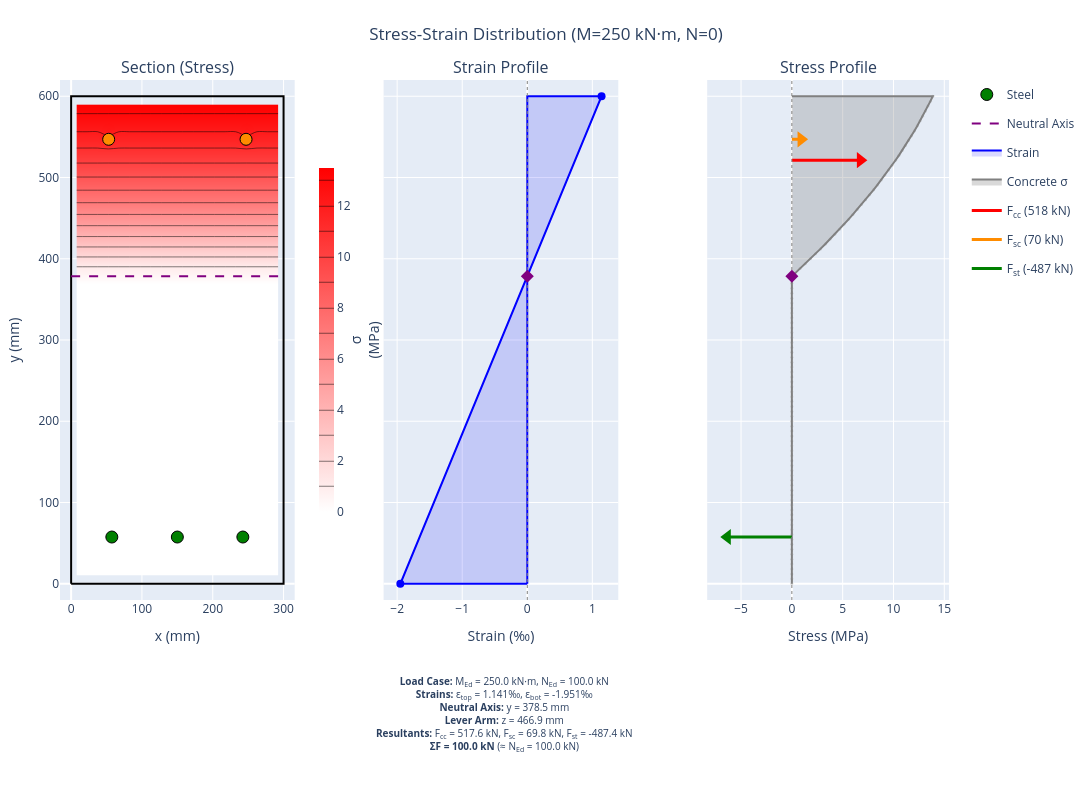

Here is the notebook cell this chart was saved with:
### Markdown cell above
### 2.4 Stress-Strain Visualization

Visualize the strain profile and stress distribution for a specific load case.

### Code cell
# Visualize stress-strain for LC1 (pure bending)
bending_check.plot_stress_strain(
    M_Ed=250,
    N_Ed=100,
    title="Stress-Strain Distribution (M=250 kN·m, N=0)",
    section_render="filled",
    height=800,
    show=False,
)

### Figure 1 — Plotly figure (JSON) as saved in the notebook; plotly's stock layout.template omitted (floating-point values rounded to 4 significant figures; data arrays with more than 128 entries replaced by an {"elided": "..."} marker saying what was removed)
{"data": [{"line": {"color": "black", "width": 2}, "mode": "lines", "name": "Section outline", "showlegend": false, "type": "scatter", "x": [0, 300, 300, 0, 0], "xaxis": "x", "y": [0, 0, 600, 600, 0], "yaxis": "y"}, {"colorbar": {"len": 0.7, "thickness": 15, "title": {"side": "right", "text": "σ<br>(MPa)"}, "x": 0.28, "y": 0.5}, "colorscale": [[0, "white"], [1, "red"]], "contours": {"coloring": "heatmap"}, "hovertemplate": "x: %{x:.1f} mm<br>y: %{y:.1f} mm<br>σ: %{z:.2f} MPa<extra>Concrete</extra>", "name": "Concrete", "showlegend": false, "showscale": true, "type": "contour", "x": [7.5, 22.5, 37.5, 52.5, 67.5, 82.5, 97.5, 112.5, 127.5, 142.5, 157.5, 172.5, 187.5, 202.5, 217.5, 232.5, 247.5, 262.5, 277.5, 292.5], "xaxis": "x", "y": [10.0, 30.0, 50.0, 70.0, 90.0, 110.0, 130.0, 150.0, 170.0, 190.0, 210.0, 230.0, 250.0, 270.0, 290.0, 310.0, 330.0, 350.0, 370.0, 390.0, 410.0, 430.0, 450.0, 470.0, 490.0, 510.0, 530.0, 550.0, 570.0, 590.0], "yaxis": "y", "z": {"elided": "30x20 float values"}, "zmax": 13.48, "zmin": 0}, {"customdata": [[-331.0, -1.655, -162.5], [-331.0, -1.655, -162.5], [-331.0, -1.655, -162.5], [173.7, 0.8683, 34.92], [173.7, 0.8683, 34.92]], "hovertemplate": "x: %{x:.1f} mm<br>y: %{y:.1f} mm<br>σ: %{customdata[0]:.1f} MPa<br>ε: %{customdata[1]:.3f} ‰<br>F: %{customdata[2]:.1f} kN<br><extra>Steel</extra>", "marker": {"color": ["green", "green", "green", "darkorange", "darkorange"], "line": {"color": "black", "width": 1}, "size": 12}, "mode": "markers", "name": "Steel", "showlegend": true, "type": "scatter", "x": [57.5, 150.0, 242.5, 53.0, 247.0], "xaxis": "x", "y": [57.5, 57.5, 57.5, 547.0, 547.0], "yaxis": "y"}, {"line": {"color": "purple", "dash": "dash", "width": 2}, "mode": "lines", "name": "Neutral Axis", "showlegend": true, "type": "scatter", "x": [0, 300], "xaxis": "x", "y": [378.5, 378.5], "yaxis": "y"}, {"fill": "toself", "fillcolor": "rgba(0, 0, 255, 0.15)", "hovertemplate": "ε: %{x:.3f} ‰<br>y: %{y:.1f} mm<extra></extra>", "line": {"color": "blue", "width": 2}, "mode": "lines", "name": "Strain", "type": "scatter", "x": [0, -1.951, 1.141, 0, 0], "xaxis": "x2", "y": [0, 0, 600, 600, 0], "yaxis": "y2"}, {"hovertemplate": "ε: %{x:.3f} ‰<br>y: %{y:.1f} mm<extra></extra>", "marker": {"color": "blue", "size": 8}, "mode": "markers", "showlegend": false, "type": "scatter", "x": [-1.951, 1.141], "xaxis": "x2", "y": [0, 600], "yaxis": "y2"}, {"line": {"color": "gray", "dash": "dot", "width": 1}, "mode": "lines", "showlegend": false, "type": "scatter", "x": [0, 0], "xaxis": "x2", "y": [-20, 620], "yaxis": "y2"}, {"hovertemplate": "Neutral Axis<br>y: 378.5 mm<extra></extra>", "marker": {"color": "purple", "size": 10, "symbol": "diamond"}, "mode": "markers", "name": "NA", "showlegend": false, "type": "scatter", "x": [0], "xaxis": "x2", "y": [378.5], "yaxis": "y2"}, {"fill": "toself", "fillcolor": "rgba(128, 128, 128, 0.3)", "hoverinfo": "skip", "legendgroup": "concrete_stress", "line": {"color": "gray", "width": 2}, "mode": "lines", "name": "Concrete σ", "type": "scatter", "x": [0.0, 0.0, 0.0, 0.0, 0.0, 0.0, 0.0, 0.0, 0.0, 0.0, 0.0, 0.0, 0.0, 0.0, 0.0, 0.0, 0.0, 0.0, 0.0, 0.0, 0.0, 0.0, 0.0, 0.0, 0.0, 0.0, 0.0, 0.0, 0.0, 0.0, 0.0, 0.0, 0.0, 0.0, 0.0, 0.0, 0.0, 0.0, 0.0, 0.0, 0.0, 0.0, 0.0, 0.0, 0.0, 0.0, 0.0, 0.0, 0.0, 0.0, 0.0, 0.0, 0.0, 0.0, 0.0, 0.0, 0.0, 0.0, 0.0, 0.0, 0.0, 0.0, 0.0, 0.0, 0.2856, 0.808, 1.322, 1.828, 2.326, 2.815, 3.296, 3.768, 4.233, 4.689, 5.137, 5.576, 6.007, 6.43, 6.845, 7.251, 7.649, 8.039, 8.42, 8.794, 9.158, 9.515, 9.863, 10.2, 10.53, 10.86, 11.17, 11.48, 11.78, 12.07, 12.35, 12.62, 12.89, 13.15, 13.4, 13.64, 13.87, 0.0], "xaxis": "x3", "y": [0.0, 0.0, 6.061, 12.12, 18.18, 24.24, 30.3, 36.36, 42.42, 48.48, 54.55, 60.61, 66.67, 72.73, 78.79, 84.85, 90.91, 96.97, 103.0, 109.1, 115.2, 121.2, 127.3, 133.3, 139.4, 145.5, 151.5, 157.6, 163.6, 169.7, 175.8, 181.8, 187.9, 193.9, 200.0, 206.1, 212.1, 218.2, 224.2, 230.3, 236.4, 242.4, 248.5, 254.5, 260.6, 266.7, 272.7, 278.8, 284.8, 290.9, 297.0, 303.0, 309.1, 315.2, 321.2, 327.3, 333.3, 339.4, 345.5, 351.5, 357.6, 363.6, 369.7, 375.8, 381.8, 387.9, 393.9, 400.0, 406.1, 412.1, 418.2, 424.2, 430.3, 436.4, 442.4, 448.5, 454.5, 460.6, 466.7, 472.7, 478.8, 484.8, 490.9, 497.0, 503.0, 509.1, 515.2, 521.2, 527.3, 533.3, 539.4, 545.5, 551.5, 557.6, 563.6, 569.7, 575.8, 581.8, 587.9, 593.9, 600.0, 600.0], "yaxis": "y3"}, {"hovertemplate": "%{text}<extra>Concrete</extra>", "legendgroup": "concrete_stress", "marker": {"color": "gray", "opacity": 0.3, "size": 3}, "mode": "markers", "showlegend": false, "text": ["σ: 0.00 MPa<br>ε: -1.951 ‰<br>y: 0.0 mm", "σ: 0.00 MPa<br>ε: -1.920 ‰<br>y: 6.1 mm", "σ: 0.00 MPa<br>ε: -1.889 ‰<br>y: 12.1 mm", "σ: 0.00 MPa<br>ε: -1.857 ‰<br>y: 18.2 mm", "σ: 0.00 MPa<br>ε: -1.826 ‰<br>y: 24.2 mm", "σ: 0.00 MPa<br>ε: -1.795 ‰<br>y: 30.3 mm", "σ: 0.00 MPa<br>ε: -1.764 ‰<br>y: 36.4 mm", "σ: 0.00 MPa<br>ε: -1.733 ‰<br>y: 42.4 mm", "σ: 0.00 MPa<br>ε: -1.701 ‰<br>y: 48.5 mm", "σ: 0.00 MPa<br>ε: -1.670 ‰<br>y: 54.5 mm", "σ: 0.00 MPa<br>ε: -1.639 ‰<br>y: 60.6 mm", "σ: 0.00 MPa<br>ε: -1.608 ‰<br>y: 66.7 mm", "σ: 0.00 MPa<br>ε: -1.576 ‰<br>y: 72.7 mm", "σ: 0.00 MPa<br>ε: -1.545 ‰<br>y: 78.8 mm", "σ: 0.00 MPa<br>ε: -1.514 ‰<br>y: 84.8 mm", "σ: 0.00 MPa<br>ε: -1.483 ‰<br>y: 90.9 mm", "σ: 0.00 MPa<br>ε: -1.451 ‰<br>y: 97.0 mm", "σ: 0.00 MPa<br>ε: -1.420 ‰<br>y: 103.0 mm", "σ: 0.00 MPa<br>ε: -1.389 ‰<br>y: 109.1 mm", "σ: 0.00 MPa<br>ε: -1.358 ‰<br>y: 115.2 mm", "σ: 0.00 MPa<br>ε: -1.326 ‰<br>y: 121.2 mm", "σ: 0.00 MPa<br>ε: -1.295 ‰<br>y: 127.3 mm", "σ: 0.00 MPa<br>ε: -1.264 ‰<br>y: 133.3 mm", "σ: 0.00 MPa<br>ε: -1.233 ‰<br>y: 139.4 mm", "σ: 0.00 MPa<br>ε: -1.201 ‰<br>y: 145.5 mm", "σ: 0.00 MPa<br>ε: -1.170 ‰<br>y: 151.5 mm", "σ: 0.00 MPa<br>ε: -1.139 ‰<br>y: 157.6 mm", "σ: 0.00 MPa<br>ε: -1.108 ‰<br>y: 163.6 mm", "σ: 0.00 MPa<br>ε: -1.077 ‰<br>y: 169.7 mm", "σ: 0.00 MPa<br>ε: -1.045 ‰<br>y: 175.8 mm", "σ: 0.00 MPa<br>ε: -1.014 ‰<br>y: 181.8 mm", "σ: 0.00 MPa<br>ε: -0.983 ‰<br>y: 187.9 mm", "σ: 0.00 MPa<br>ε: -0.952 ‰<br>y: 193.9 mm", "σ: 0.00 MPa<br>ε: -0.920 ‰<br>y: 200.0 mm", "σ: 0.00 MPa<br>ε: -0.889 ‰<br>y: 206.1 mm", "σ: 0.00 MPa<br>ε: -0.858 ‰<br>y: 212.1 mm", "σ: 0.00 MPa<br>ε: -0.827 ‰<br>y: 218.2 mm", "σ: 0.00 MPa<br>ε: -0.795 ‰<br>y: 224.2 mm", "σ: 0.00 MPa<br>ε: -0.764 ‰<br>y: 230.3 mm", "σ: 0.00 MPa<br>ε: -0.733 ‰<br>y: 236.4 mm", "σ: 0.00 MPa<br>ε: -0.702 ‰<br>y: 242.4 mm", "σ: 0.00 MPa<br>ε: -0.670 ‰<br>y: 248.5 mm", "σ: 0.00 MPa<br>ε: -0.639 ‰<br>y: 254.5 mm", "σ: 0.00 MPa<br>ε: -0.608 ‰<br>y: 260.6 mm", "σ: 0.00 MPa<br>ε: -0.577 ‰<br>y: 266.7 mm", "σ: 0.00 MPa<br>ε: -0.545 ‰<br>y: 272.7 mm", "σ: 0.00 MPa<br>ε: -0.514 ‰<br>y: 278.8 mm", "σ: 0.00 MPa<br>ε: -0.483 ‰<br>y: 284.8 mm", "σ: 0.00 MPa<br>ε: -0.452 ‰<br>y: 290.9 mm", "σ: 0.00 MPa<br>ε: -0.420 ‰<br>y: 297.0 mm", "σ: 0.00 MPa<br>ε: -0.389 ‰<br>y: 303.0 mm", "σ: 0.00 MPa<br>ε: -0.358 ‰<br>y: 309.1 mm", "σ: 0.00 MPa<br>ε: -0.327 ‰<br>y: 315.2 mm", "σ: 0.00 MPa<br>ε: -0.296 ‰<br>y: 321.2 mm", "σ: 0.00 MPa<br>ε: -0.264 ‰<br>y: 327.3 mm", "σ: 0.00 MPa<br>ε: -0.233 ‰<br>y: 333.3 mm", "σ: 0.00 MPa<br>ε: -0.202 ‰<br>y: 339.4 mm", "σ: 0.00 MPa<br>ε: -0.171 ‰<br>y: 345.5 mm", "σ: 0.00 MPa<br>ε: -0.139 ‰<br>y: 351.5 mm", "σ: 0.00 MPa<br>ε: -0.108 ‰<br>y: 357.6 mm", "σ: 0.00 MPa<br>ε: -0.077 ‰<br>y: 363.6 mm", "σ: 0.00 MPa<br>ε: -0.046 ‰<br>y: 369.7 mm", "σ: 0.00 MPa<br>ε: -0.014 ‰<br>y: 375.8 mm", "σ: 0.29 MPa<br>ε: 0.017 ‰<br>y: 381.8 mm", "σ: 0.81 MPa<br>ε: 0.048 ‰<br>y: 387.9 mm", "σ: 1.32 MPa<br>ε: 0.079 ‰<br>y: 393.9 mm", "σ: 1.83 MPa<br>ε: 0.111 ‰<br>y: 400.0 mm", "σ: 2.33 MPa<br>ε: 0.142 ‰<br>y: 406.1 mm", "σ: 2.81 MPa<br>ε: 0.173 ‰<br>y: 412.1 mm", "σ: 3.30 MPa<br>ε: 0.204 ‰<br>y: 418.2 mm", "σ: 3.77 MPa<br>ε: 0.236 ‰<br>y: 424.2 mm", "σ: 4.23 MPa<br>ε: 0.267 ‰<br>y: 430.3 mm", "σ: 4.69 MPa<br>ε: 0.298 ‰<br>y: 436.4 mm", "σ: 5.14 MPa<br>ε: 0.329 ‰<br>y: 442.4 mm", "σ: 5.58 MPa<br>ε: 0.361 ‰<br>y: 448.5 mm", "σ: 6.01 MPa<br>ε: 0.392 ‰<br>y: 454.5 mm", "σ: 6.43 MPa<br>ε: 0.423 ‰<br>y: 460.6 mm", "σ: 6.84 MPa<br>ε: 0.454 ‰<br>y: 466.7 mm", "σ: 7.25 MPa<br>ε: 0.485 ‰<br>y: 472.7 mm", "σ: 7.65 MPa<br>ε: 0.517 ‰<br>y: 478.8 mm", "σ: 8.04 MPa<br>ε: 0.548 ‰<br>y: 484.8 mm", "σ: 8.42 MPa<br>ε: 0.579 ‰<br>y: 490.9 mm", "σ: 8.79 MPa<br>ε: 0.610 ‰<br>y: 497.0 mm", "σ: 9.16 MPa<br>ε: 0.642 ‰<br>y: 503.0 mm", "σ: 9.51 MPa<br>ε: 0.673 ‰<br>y: 509.1 mm", "σ: 9.86 MPa<br>ε: 0.704 ‰<br>y: 515.2 mm", "σ: 10.20 MPa<br>ε: 0.735 ‰<br>y: 521.2 mm", "σ: 10.53 MPa<br>ε: 0.767 ‰<br>y: 527.3 mm", "σ: 10.86 MPa<br>ε: 0.798 ‰<br>y: 533.3 mm", "σ: 11.17 MPa<br>ε: 0.829 ‰<br>y: 539.4 mm", "σ: 11.48 MPa<br>ε: 0.860 ‰<br>y: 545.5 mm", "σ: 11.78 MPa<br>ε: 0.892 ‰<br>y: 551.5 mm", "σ: 12.07 MPa<br>ε: 0.923 ‰<br>y: 557.6 mm", "σ: 12.35 MPa<br>ε: 0.954 ‰<br>y: 563.6 mm", "σ: 12.62 MPa<br>ε: 0.985 ‰<br>y: 569.7 mm", "σ: 12.89 MPa<br>ε: 1.017 ‰<br>y: 575.8 mm", "σ: 13.15 MPa<br>ε: 1.048 ‰<br>y: 581.8 mm", "σ: 13.40 MPa<br>ε: 1.079 ‰<br>y: 587.9 mm", "σ: 13.64 MPa<br>ε: 1.110 ‰<br>y: 593.9 mm", "σ: 13.87 MPa<br>ε: 1.141 ‰<br>y: 600.0 mm"], "type": "scatter", "x": [0.0, 0.0, 0.0, 0.0, 0.0, 0.0, 0.0, 0.0, 0.0, 0.0, 0.0, 0.0, 0.0, 0.0, 0.0, 0.0, 0.0, 0.0, 0.0, 0.0, 0.0, 0.0, 0.0, 0.0, 0.0, 0.0, 0.0, 0.0, 0.0, 0.0, 0.0, 0.0, 0.0, 0.0, 0.0, 0.0, 0.0, 0.0, 0.0, 0.0, 0.0, 0.0, 0.0, 0.0, 0.0, 0.0, 0.0, 0.0, 0.0, 0.0, 0.0, 0.0, 0.0, 0.0, 0.0, 0.0, 0.0, 0.0, 0.0, 0.0, 0.0, 0.0, 0.0, 0.2856, 0.808, 1.322, 1.828, 2.326, 2.815, 3.296, 3.768, 4.233, 4.689, 5.137, 5.576, 6.007, 6.43, 6.845, 7.251, 7.649, 8.039, 8.42, 8.794, 9.158, 9.515, 9.863, 10.2, 10.53, 10.86, 11.17, 11.48, 11.78, 12.07, 12.35, 12.62, 12.89, 13.15, 13.4, 13.64, 13.87], "xaxis": "x3", "y": [0.0, 6.061, 12.12, 18.18, 24.24, 30.3, 36.36, 42.42, 48.48, 54.55, 60.61, 66.67, 72.73, 78.79, 84.85, 90.91, 96.97, 103.0, 109.1, 115.2, 121.2, 127.3, 133.3, 139.4, 145.5, 151.5, 157.6, 163.6, 169.7, 175.8, 181.8, 187.9, 193.9, 200.0, 206.1, 212.1, 218.2, 224.2, 230.3, 236.4, 242.4, 248.5, 254.5, 260.6, 266.7, 272.7, 278.8, 284.8, 290.9, 297.0, 303.0, 309.1, 315.2, 321.2, 327.3, 333.3, 339.4, 345.5, 351.5, 357.6, 363.6, 369.7, 375.8, 381.8, 387.9, 393.9, 400.0, 406.1, 412.1, 418.2, 424.2, 430.3, 436.4, 442.4, 448.5, 454.5, 460.6, 466.7, 472.7, 478.8, 484.8, 490.9, 497.0, 503.0, 509.1, 515.2, 521.2, 527.3, 533.3, 539.4, 545.5, 551.5, 557.6, 563.6, 569.7, 575.8, 581.8, 587.9, 593.9, 600.0], "yaxis": "y3"}, {"hovertemplate": "F<sub>cc</sub> = 517.6 kN<br>y = 521.3 mm<extra>Concrete Compression</extra>", "legendgroup": "F<sub>cc</sub>", "line": {"color": "red", "width": 3}, "mode": "lines", "name": "F<sub>cc</sub> (518 kN)", "type": "scatter", "x": [0, 6.74], "xaxis": "x3", "y": [521.3, 521.3], "yaxis": "y3"}, {"hoverinfo": "skip", "legendgroup": "F<sub>cc</sub>", "marker": {"color": "red", "size": 14, "symbol": "triangle-right"}, "mode": "markers", "showlegend": false, "type": "scatter", "x": [6.74], "xaxis": "x3", "y": [521.3], "yaxis": "y3"}, {"hovertemplate": "F<sub>sc</sub> = 69.8 kN<br>y = 547.0 mm<extra>Steel Compression</extra>", "legendgroup": "F<sub>sc</sub>", "line": {"color": "darkorange", "width": 3}, "mode": "lines", "name": "F<sub>sc</sub> (70 kN)", "type": "scatter", "x": [0, 0.9094], "xaxis": "x3", "y": [547, 547], "yaxis": "y3"}, {"hoverinfo": "skip", "legendgroup": "F<sub>sc</sub>", "marker": {"color": "darkorange", "size": 14, "symbol": "triangle-right"}, "mode": "markers", "showlegend": false, "type": "scatter", "x": [0.9094], "xaxis": "x3", "y": [547], "yaxis": "y3"}, {"hovertemplate": "F<sub>st</sub> = -487.4 kN<br>y = 57.5 mm<extra>Steel Tension</extra>", "legendgroup": "F<sub>st</sub>", "line": {"color": "green", "width": 3}, "mode": "lines", "name": "F<sub>st</sub> (-487 kN)", "type": "scatter", "x": [0, -6.347], "xaxis": "x3", "y": [57.5, 57.5], "yaxis": "y3"}, {"hoverinfo": "skip", "legendgroup": "F<sub>st</sub>", "marker": {"color": "green", "size": 14, "symbol": "triangle-left"}, "mode": "markers", "showlegend": false, "type": "scatter", "x": [-6.347], "xaxis": "x3", "y": [57.5], "yaxis": "y3"}, {"line": {"color": "gray", "dash": "dot", "width": 1}, "mode": "lines", "showlegend": false, "type": "scatter", "x": [0, 0], "xaxis": "x3", "y": [-20, 620], "yaxis": "y3"}, {"hovertemplate": "Neutral Axis<br>y: 378.5 mm<extra></extra>", "marker": {"color": "purple", "size": 10, "symbol": "diamond"}, "mode": "markers", "showlegend": false, "type": "scatter", "x": [0], "xaxis": "x3", "y": [378.5], "yaxis": "y3"}], "layout": {"annotations": [{"font": {"size": 16}, "showarrow": false, "text": "Section (Stress)", "x": 0.132, "xanchor": "center", "xref": "paper", "y": 1, "yanchor": "bottom", "yref": "paper"}, {"font": {"size": 16}, "showarrow": false, "text": "Strain Profile", "x": 0.496, "xanchor": "center", "xref": "paper", "y": 1, "yanchor": "bottom", "yref": "paper"}, {"font": {"size": 16}, "showarrow": false, "text": "Stress Profile", "x": 0.864, "xanchor": "center", "xref": "paper", "y": 1, "yanchor": "bottom", "yref": "paper"}, {"align": "center", "font": {"size": 10}, "showarrow": false, "text": "<b>Load Case:</b> M<sub>Ed</sub> = 250.0 kN·m, N<sub>Ed</sub> = 100.0 kN<br><b>Strains:</b> ε<sub>top</sub> = 1.141‰, ε<sub>bot</sub> = -1.951‰<br><b>Neutral Axis:</b> y = 378.5 mm<br><b>Lever Arm:</b> z = 466.9 mm<br><b>Resultants:</b> F<sub>cc</sub> = 517.6 kN, F<sub>sc</sub> = 69.8 kN, F<sub>st</sub> = -487.4 kN<br><b>ΣF = 100.0 kN</b> (≈ N<sub>Ed</sub> = 100.0 kN)", "x": 0.5, "xref": "paper", "y": -0.3, "yref": "paper"}], "height": 800, "legend": {"x": 1.02, "y": 1}, "margin": {"b": 200, "l": 60, "r": 120, "t": 80}, "showlegend": true, "title": {"text": "Stress-Strain Distribution (M=250 kN·m, N=0)", "x": 0.5}, "width": 1200, "xaxis": {"anchor": "y", "domain": [0, 0.264], "range": [-15.71, 315.7], "title": {"text": "x (mm)"}}, "xaxis2": {"anchor": "y2", "domain": [0.364, 0.628], "title": {"text": "Strain (‰)"}}, "xaxis3": {"anchor": "y3", "domain": [0.728, 1], "range": [-8.33, 15.46], "title": {"text": "Stress (MPa)"}}, "yaxis": {"anchor": "x", "domain": [0, 1], "range": [-20, 620], "title": {"text": "y (mm)"}}, "yaxis2": {"anchor": "x2", "domain": [0, 1], "matches": "y", "showticklabels": false}, "yaxis3": {"anchor": "x3", "domain": [0, 1], "matches": "y", "showticklabels": false}}}
